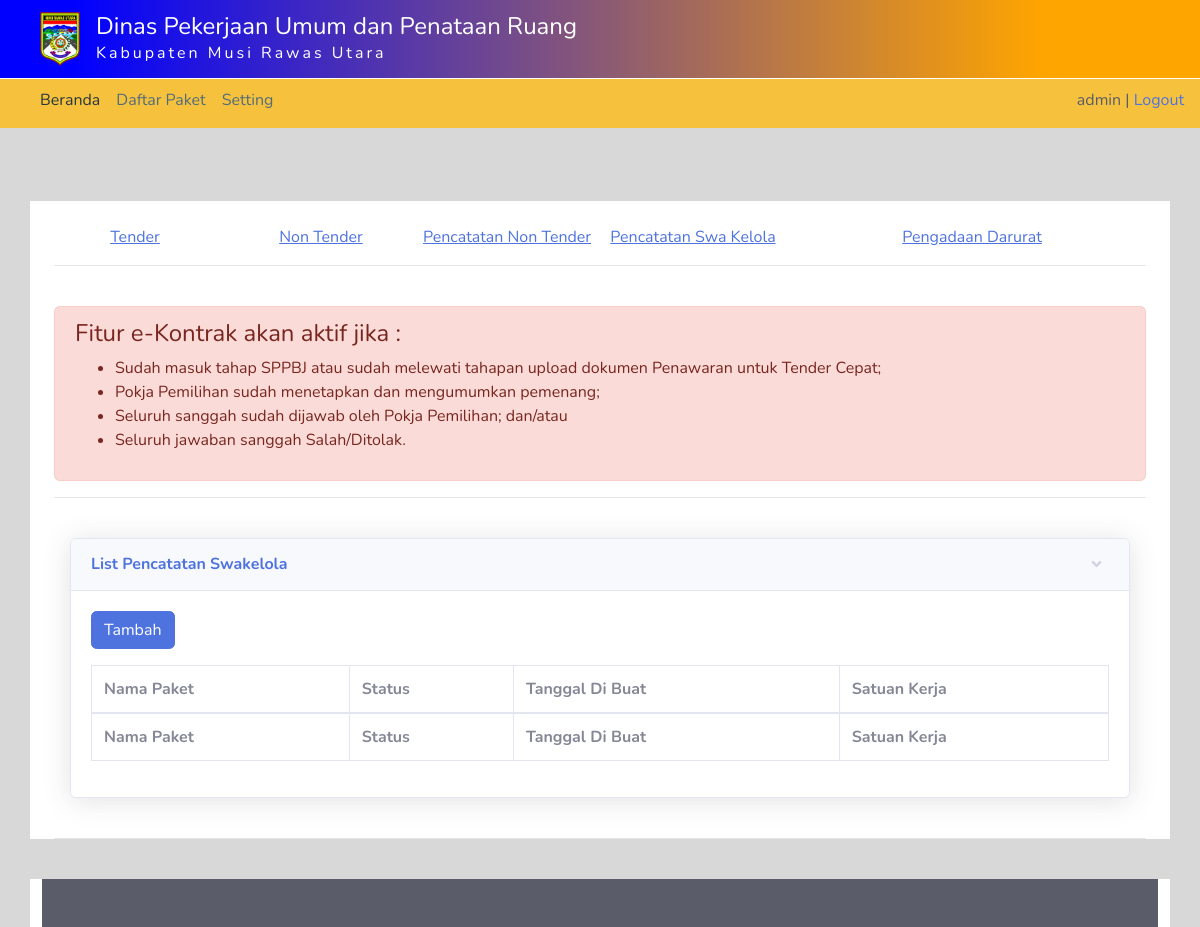
/admin/pencatatan-swakelola (signed in), run on an earlier commit of the app's database.
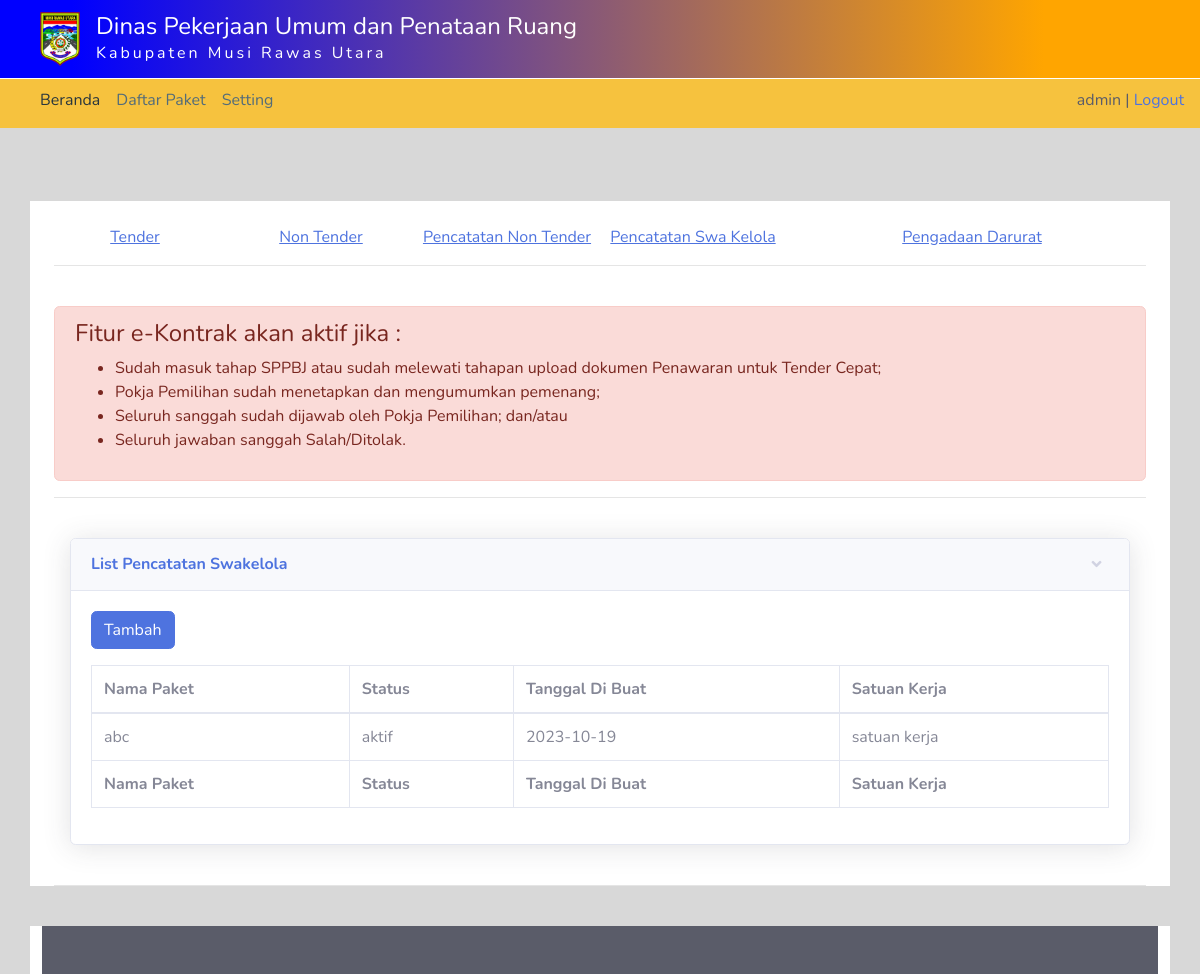
And on a later commit of the database.
### tables this page shows
CREATE TABLE `pencatatan_swakelola` (
  `id` int(11) NOT NULL,
  `nama_paket` varchar(255) NOT NULL,
  `status` varchar(100) NOT NULL,
  `tanggal_dibuat` date NOT NULL,
  `satuan_kerja` varchar(255) NOT NULL
);

### admin/include/pencatatan_swakelola.php (the view)
<div class="container-fluid">
    <div class="row">
        <div class="col-lg-12">
            <div class="card shadow mb-4">
                <a href="#collapseCard1" class="d-block card-header py-3" data-toggle="collapse" role="button" aria-expanded="true" aria-controls="collapseCard1">
                    <h6 class="m-0 font-weight-bold text-primary">List Pencatatan Swakelola</h6>
                </a>
                <div class="collapse show " id="collapseCard1">
                    <div class="card-body scroll">
                        <p> <a href="add-pencatatan-swakelola" class="btn btn-primary"> Tambah </a> </p>
                        <div class="table-responsive">
                            <table class="table table-bordered" id="dataTable" width="100%" cellspacing="0">
                                <thead>
                                <tr>
                                    <th>Nama Paket</th>
                                    <th>Status</th>
                                    <th>Tanggal Di Buat</th>
                                    <th>Satuan Kerja</th>
                                </tr>
                                </thead>
                                <tfoot>
                                <tr>
                                    <th>Nama Paket</th>
                                    <th>Status</th>
                                    <th>Tanggal Di Buat</th>
                                    <th>Satuan Kerja</th>
                                </tr>
                                </tfoot>
                                <tbody>
                                <?php
                                $sql = mysqli_query($koneksi,"select * from pencatatan_swakelola");
                                while($data = mysqli_fetch_array($sql)){
                                ?>
                                <tr>
                                    <td><?php echo $data['nama_paket']; ?></td>
                                    <td><?php echo $data['status']; ?></td>
                                    <td><?php echo $data['tanggal_dibuat']; ?></td>
                                    <td><?php echo $data['satuan_kerja'];?></td>
                                </tr>
                                <?php } ?>
                                </tbody>
                            </table>
                        </div>
                    </div>
                </div>
            </div>
        </div>
    </div>
</div>

What changed in the data, as far as the page shows it:
added pencatatan_swakelola: nama_paket "abc", status "aktif", tanggal_dibuat "2023-10-19", satuan_kerja "satuan kerja"
